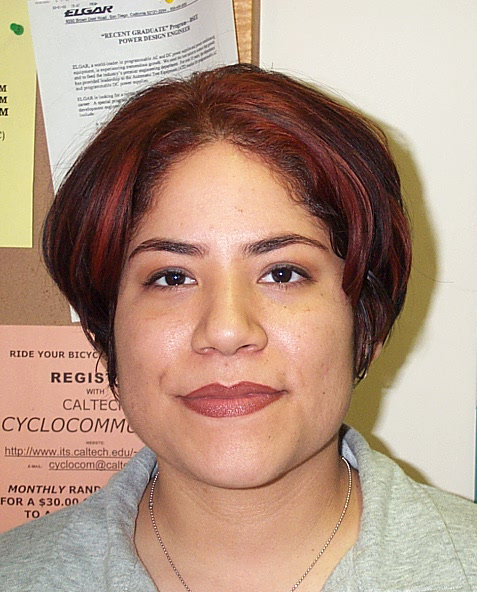
%> input picture Images/DB0/db0_1.jpg, 477 x 592 px
$ octave --eval "result = face_detection(imread('../../Images/DB0/db0_1.jpg'));"   (GNU Octave 9; MATLAB toolbox functions it lacks are replaced by stand-ins)
%> lines starting %> are read from the running program, lines starting %| are printed output that depends on the picture
function [eyeCoordinates, mouthCoordinate] = face_detection(image)

    % Initialize output variables
    eyeCoordinates = [];
    mouthCoordinate = [];

    % Create the face detector
    faceDetector = vision.CascadeObjectDetector('FrontalFaceCART');

    % Detect the face
    faceBoxes = faceDetector(image);
%> faceBoxes = [84 168 288 288]

    % Check if any face is detected
    if isempty(faceBoxes)
        disp('No face detected.');
        return;
    else
        % Assuming faceBoxes contains the detected face rectangles
        largestArea = 0;
        largestIndex = 0;

        for i = 1:size(faceBoxes, 1)
            % Extract coordinates of the current rectangle
            currentBox = faceBoxes(i, :);

            width = currentBox(3);
            height = currentBox(4);

            % Calculate the area of the current rectangle
            currentArea = width * height;

            % Check if the current rectangle has a larger area
            if currentArea > largestArea
                largestArea = currentArea;
                largestIndex = i;
            end
        end
%> this loop made 1 pass
%> (currentBox, width, height, currentArea, largestArea) on pass 1: ([84 168 288 288], 288, 288, 82944, 82944)
    end

    % Get the largest eyebox
    faceBox = faceBoxes(largestIndex, :);
%> faceBox = [84 168 288 288]

    % Crop the detected face region from the image
    faceImage = imcrop(image, faceBox);
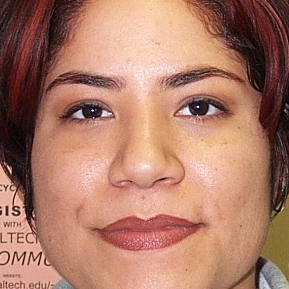
%> faceImage: size 289x289x3 uint8; mean R, G, B 173.7, 124.1, 104.8


    % [9 lines of commented-out code are left out]
    eyeDetector = vision.CascadeObjectDetector('EyePairBig');

    % eyeDetector.MergeThreshold = 10;
%> (the run ends here)

$ run again, on Images/DB0/db0_2.jpg
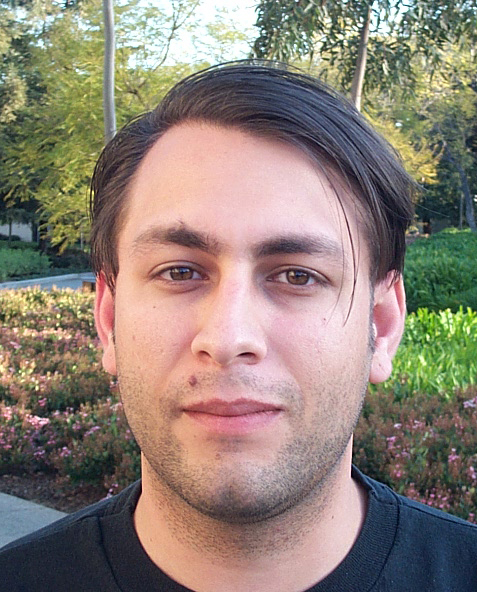
%> input picture Images/DB0/db0_2.jpg, 477 x 592 px
%> faceBoxes = [69 141 342 342]
%> the loop in face_detection, `for i = 1:size(faceBoxes, 1)` made 1 pass
%> (currentBox, width, height, currentArea, largestArea) on pass 1: ([69 141 342 342], 342, 342, 116964, 116964)
%> in face_detection, `faceImage = imcrop(image, faceBox);`:
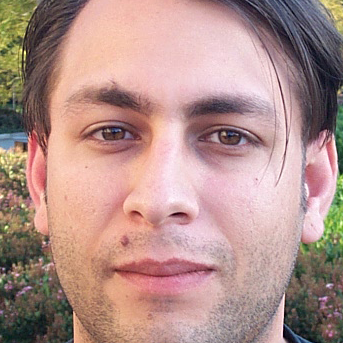
%> faceImage: size 343x343x3 uint8; mean R, G, B 178.7, 145.4, 139.4

$ run again, on Images/DB0/db0_3.jpg
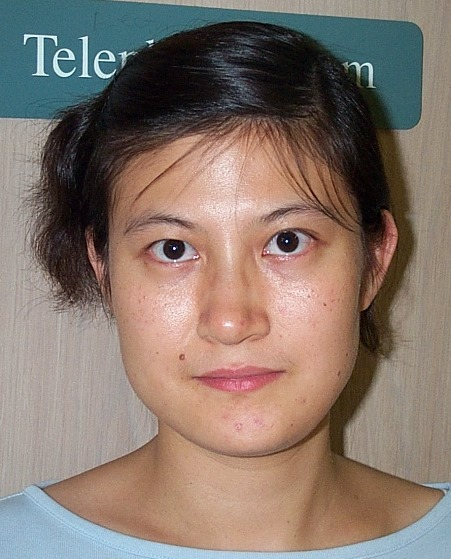
%> input picture Images/DB0/db0_3.jpg, 451 x 559 px
%> faceBoxes = [75 134 306 306]
%> the loop in face_detection, `for i = 1:size(faceBoxes, 1)` made 1 pass
%> (currentBox, width, height, currentArea, largestArea) on pass 1: ([75 134 306 306], 306, 306, 93636, 93636)
%> in face_detection, `faceImage = imcrop(image, faceBox);`:
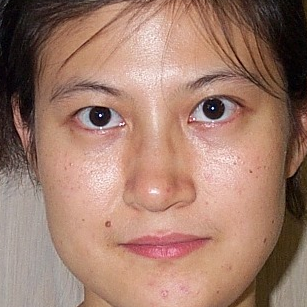
%> faceImage: size 307x307x3 uint8; mean R, G, B 161.2, 124.5, 108.9

$ run again, on Images/DB0/db0_4.jpg
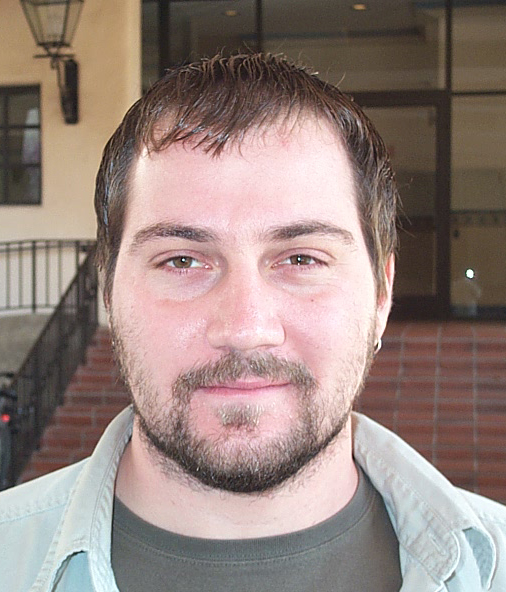
%> input picture Images/DB0/db0_4.jpg, 506 x 592 px
%> faceBoxes = [77 135 333 333]
%> the loop in face_detection, `for i = 1:size(faceBoxes, 1)` made 1 pass
%> (currentBox, width, height, currentArea, largestArea) on pass 1: ([77 135 333 333], 333, 333, 110889, 110889)
%> in face_detection, `faceImage = imcrop(image, faceBox);`:
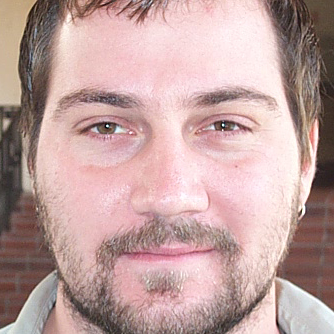
%> faceImage: size 334x334x3 uint8; mean R, G, B 191.9, 161.9, 159.5
